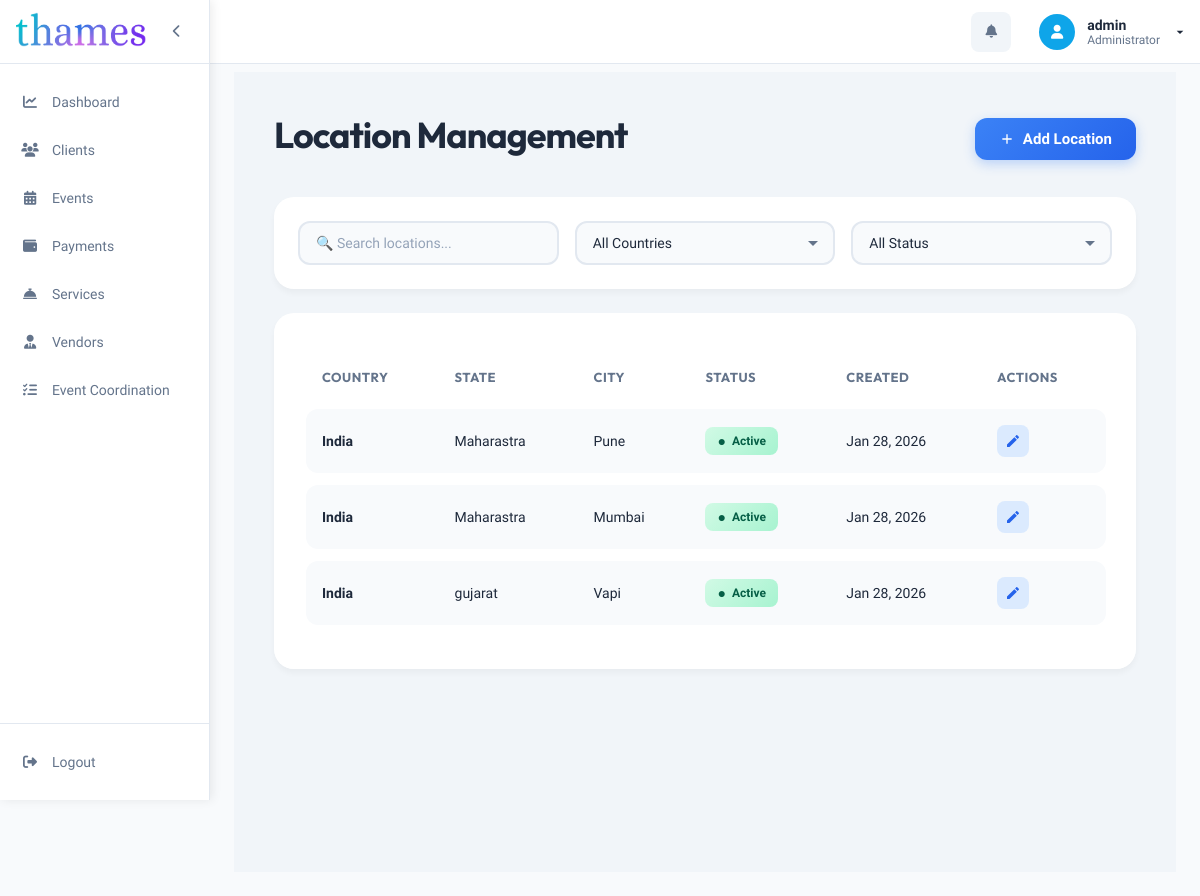
Screenshot of /temp/location.php with the database file from the repository.
### tables this page shows
CREATE TABLE `locations` (
  `id` int(11) NOT NULL,
  `country` varchar(100) NOT NULL,
  `state` varchar(100) NOT NULL,
  `city` varchar(100) NOT NULL,
  `status` enum('Active','Inactive') DEFAULT 'Active',
  `description` text DEFAULT NULL,
  `created_by` varchar(255) DEFAULT NULL,
  `updated_by` varchar(255) DEFAULT NULL,
  `created_at` timestamp NOT NULL DEFAULT current_timestamp(),
  `updated_at` timestamp NOT NULL DEFAULT current_timestamp() ON UPDATE current_timestamp()
);

### temp/location.php (the view, shortened to what this page needs)
<?php
include('config/db.php');
$get_locations = "SELECT * FROM locations ORDER BY created_at DESC";
$run_locations = mysqli_query($conn, $get_locations);
?>
<?php include 'includes/sidebar.php'; ?>
<main class="main-content">
    <div class="location-container">
        <div class="page-header">
            <div class="page-title-section">
                <h1>Location Management</h1>
            </div>
            <button class="btn-primary-custom" onclick="openCreateModal()">
                <svg width="16" height="16" viewBox="0 0 24 24" fill="currentColor">
                    <path d="M19 13h-6v6h-2v-6H5v-2h6V5h2v6h6v2z"/>
                </svg>
                Add Location
            </button>
        </div>
        <div class="filter-card">
            <div class="filter-grid">
                <div class="filter-group">
                    <input type="text" id="searchLocations" placeholder="🔍 Search locations...">
                </div>
                <div class="filter-group">
                    <select id="countryFilter">
                        <option value="">All Countries</option>
                    </select>
                </div>
                <div class="filter-group">
                    <select id="statusFilter">
                        <option value="">All Status</option>
                    </select>
                </div>
            </div>
        </div>
        <div class="table-card">
            <table class="data-table">
                <thead>
                    <tr>
                        <th>Country</th>
                        <th>State</th>
                        <th>City</th>
                        <th>Status</th>
                        <th>Created</th>
                        <th>Actions</th>
                    </tr>
                </thead>
                <tbody id="locationsTableBody">
                    <?php while($location = mysqli_fetch_assoc($run_locations)): ?>
                        <tr data-country="<?php echo htmlspecialchars($location['country']); ?>"
                            data-state="<?php echo htmlspecialchars($location['state']); ?>"
                            data-city="<?php echo htmlspecialchars($location['city']); ?>"
                            data-status="<?php echo $location['status']; ?>">
                            <td><strong><?php echo htmlspecialchars($location['country']); ?></strong></td>
                            <td><?php echo htmlspecialchars($location['state']); ?></td>
                            <td><?php echo htmlspecialchars($location['city']); ?></td>
                            <td>
                                <span class="badge-status <?php echo $location['status'] == 'Active' ? 'badge-active' : 'badge-inactive'; ?>">
                                    <?php echo $location['status']; ?>
                                </span>
                            </td>
                            <td><?php echo date('M d, Y', strtotime($location['created_at'])); ?></td>
                            <td>
                                <div class="action-buttons">
                                    <button class="btn-edit" onclick="editLocation(<?php echo $location['id']; ?>, '<?php echo htmlspecialchars($location['country']); ?>', '<?php echo htmlspecialchars($location['state']); ?>', '<?php echo htmlspecialchars($location['city']); ?>', '<?php echo $location['status']; ?>', '<?php echo htmlspecialchars($location['description'] ?? ''); ?>')">
                                        <svg width="16" height="16" viewBox="0 0 24 24" fill="currentColor">
                                            <path d="M3 17.25V21h3.75L17.81 9.94l-3.75-3.75L3 17.25zM20.71 7.04c.39-.39.39-1.02 0-1.41l-2.34-2.34c-.39-.39-1.02-.39-1.41 0l-1.83 1.83 3.75 3.75 1.83-1.83z"/>
                                        </svg>
                                    </button>
                                </div>
                            </td>
                        </tr>
                    <?php endwhile; ?>
                </tbody>
            </table>
        </div>
    </div>
</main>

### includes/sidebar.php (style rules this page uses)
:root { --sidebar-width: 210px; --sidebar-collapsed: 64px; --header-height: 64px; --primary: #0ea5e9; --primary-foreground: #ffffff; --background: #ffffff; --card: #ffffff; --foreground: #1e293b; --muted-foreground: #64748b; --accent: #f1f5f9; --border: #e2e8f0; --destructive: #ef4444; --destructive-light: rgba(239, 68, 68, 0.1); }
* { margin: 0; padding: 0; box-sizing: border-box; }
body { font-family: 'Lexend', sans-serif; background: #f8fafc; color: #1e293b; transition: margin-left 0.3s ease; margin-left: var(--sidebar-width); }
.main-content { padding: 24px; }

### temp/location.php (style rules this page uses)
.location-container { padding: 40px; background: #f1f5f9; min-height: 100vh; }
.page-header { margin-bottom: 32px; display: flex; justify-content: space-between; align-items: center; animation: fadeInDown 0.6s ease; }
.page-title-section h1 { font-family: 'Outfit', sans-serif; font-size: 36px; font-weight: 700; color: #1e293b; margin: 0 0 8px 0; letter-spacing: -1px; }
.btn-primary-custom { background: linear-gradient(135deg, #3b82f6 0%, #2563eb 100%); color: white; padding: 12px 24px; border: none; border-radius: 12px; font-size: 15px; font-weight: 600; font-family: 'Lexend', sans-serif; cursor: pointer; transition: all 0.3s ease; box-shadow: 0 4px 12px rgba(59, 130, 246, 0.3); display: inline-flex; align-items: center; gap: 8px; }
.filter-card { background: white; border-radius: 20px; padding: 24px; margin-bottom: 24px; box-shadow: 0 4px 6px rgba(0, 0, 0, 0.04); animation: fadeInUp 0.6s ease 0.1s forwards; opacity: 0; }
.filter-grid { display: grid; grid-template-columns: repeat(auto-fit, minmax(200px, 1fr)); gap: 16px; }
.filter-group { position: relative; }
.filter-group input, .filter-group select { width: 100%; padding: 12px 16px; border: 2px solid #e2e8f0; border-radius: 12px; font-size: 14px; font-family: 'Lexend', sans-serif; transition: all 0.3s ease; background-color: #f8fafc; color: #1e293b; }
.filter-group input::placeholder { color: #94a3b8; }
.filter-group select { cursor: pointer; appearance: none; background-repeat: no-repeat; background-position: right 14px center; padding-right: 40px; }
.table-card { background: white; border-radius: 20px; padding: 32px; box-shadow: 0 4px 6px rgba(0, 0, 0, 0.04); animation: fadeInUp 0.6s ease 0.2s forwards; opacity: 0; overflow-x: auto; }
.data-table { width: 100%; border-collapse: separate; border-spacing: 0 12px; min-width: 800px; }
.data-table thead th { font-family: 'Outfit', sans-serif; font-size: 13px; font-weight: 700; color: #64748b; text-transform: uppercase; letter-spacing: 0.5px; padding: 12px 16px; text-align: left; border: none; background: transparent; }
.data-table tbody tr { background: #f8fafc; transition: all 0.3s ease; }
.data-table tbody td { padding: 16px; font-size: 14px; color: #1e293b; border: none; font-family: 'Lexend', sans-serif; }
.data-table tbody tr td:first-child { border-radius: 12px 0 0 12px; font-weight: 600; }
.data-table tbody tr td:last-child { border-radius: 0 12px 12px 0; }
.badge-status { display: inline-flex; align-items: center; gap: 6px; padding: 6px 12px; border-radius: 8px; font-size: 12px; font-weight: 600; font-family: 'Lexend', sans-serif; }
.badge-active { background: linear-gradient(135deg, #d1fae5 0%, #a7f3d0 100%); color: #065f46; }
.badge-active::before { content: '●'; font-size: 14px; }
.action-buttons { display: flex; gap: 8px; }
.btn-edit, .btn-delete { width: 32px; height: 32px; border-radius: 8px; border: none; cursor: pointer; display: flex; align-items: center; justify-content: center; transition: all 0.2s ease; }
.btn-edit { background: #dbeafe; color: #2563eb; }

### rows the page displays
locations: country "India", state "Maharastra", city "Pune", status "Active", created_at "Jan 28, 2026"
locations: country "India", state "Maharastra", city "Mumbai", status "Active", created_at "Jan 28, 2026"
locations: country "India", state "gujarat", city "Vapi", status "Active", created_at "Jan 28, 2026"

### other values shown
$username "admin"
